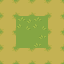

Tiled map render using the project's own tile images. Description and the whole map definition, tile-layer contents included, below:
An orthogonal 4x4 tile map with 16x16 px tiles, 1 tile layer (Tile Layer 1).

<map version="1.10" tiledversion="1.11.2" orientation="orthogonal" renderorder="right-down" width="4" height="4" tilewidth="16" tileheight="16" infinite="0" nextlayerid="2" nextobjectid="1">
 <tileset firstgid="1" source="punyworld-overworld-tiles.tsx" />
 <layer id="1" name="Tile Layer 1" width="4" height="4">
  <data encoding="csv">
33,33,33,33,
33,30,28,33,
33,1,3,33,
33,33,33,33
</data>
 </layer>
</map>